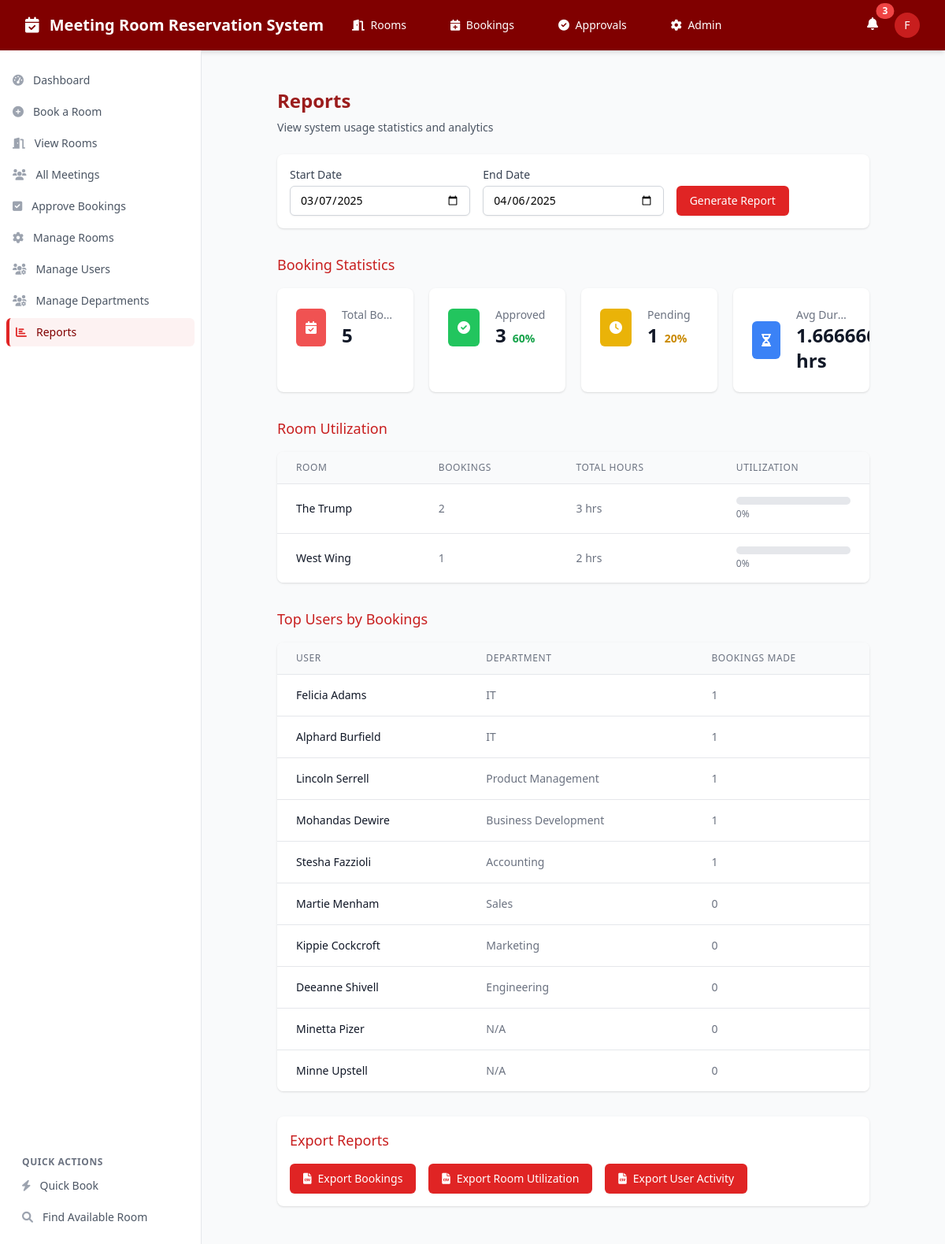
/reports.php (signed in), run on the app's committed database.
### tables this page shows
CREATE TABLE boardrooms (
    room_id INTEGER PRIMARY KEY AUTOINCREMENT,
    room_name TEXT NOT NULL UNIQUE,
    capacity INTEGER NOT NULL,
    location TEXT NOT NULL,
    amenities TEXT, -- JSON string of available amenities
    is_active BOOLEAN DEFAULT TRUE,
    thumbnail_url TEXT -- URL for room image
);

CREATE TABLE users (
    user_id INTEGER PRIMARY KEY AUTOINCREMENT,
    first_name TEXT NOT NULL,
    last_name TEXT NOT NULL,
    email TEXT NOT NULL UNIQUE,
    password TEXT NOT NULL, -- For login authentication
    department_id INTEGER NOT NULL,
    role TEXT DEFAULT 'user', -- 'user', 'approver', or 'admin'
    created_at DATETIME DEFAULT CURRENT_TIMESTAMP,
    FOREIGN KEY (department_id) REFERENCES departments(department_id)
);

### reports.php (the view, shortened to what the rows shown need)
<?php
require_once 'includes/header.php';
$startDate = isset($_GET['start_date']) ? $_GET['start_date'] : date('Y-m-d', strtotime('-30 days'));
$endDate = isset($_GET['end_date']) ? $_GET['end_date'] : date('Y-m-d');
$reportData = [
    'room_utilization' => getRoomUtilizationReport($startDate, $endDate),
    'booking_stats' => getBookingStats($startDate, $endDate),
    'user_activity' => getUserActivityReport($startDate, $endDate)
];
function getRoomUtilizationReport($startDate, $endDate) {
    global $db;
    $stmt = $db->prepare("
        SELECT
            r.room_id,
            r.room_name,
            COUNT(b.booking_id) as booking_count,
            SUM((julianday(b.end_time) - julianday(b.start_time)) * 24) AS total_hours
        FROM boardrooms r
        LEFT JOIN bookings b ON r.room_id = b.room_id
            AND b.status = 'Approved'
            AND b.start_time >= :start_date
            AND b.end_time <= :end_date
        WHERE r.is_active = 1
        GROUP BY r.room_id
        ORDER BY total_hours DESC
    ");
    $stmt->execute([
        ':start_date' => $startDate . ' 00:00:00',
        ':end_date' => $endDate . ' 23:59:59'
    ]);
    return $stmt->fetchAll(PDO::FETCH_ASSOC);
}
function getBookingStats($startDate, $endDate) {
    global $db;
    $stats = [];
    $stmt = $db->prepare("
        SELECT COUNT(*) as total_bookings,
               SUM(CASE WHEN status = 'Approved' THEN 1 ELSE 0 END) as approved,
               SUM(CASE WHEN status = 'Pending' THEN 1 ELSE 0 END) as pending,
               SUM(CASE WHEN status = 'Rejected' THEN 1 ELSE 0 END) as rejected,
               SUM(CASE WHEN status = 'Cancelled' THEN 1 ELSE 0 END) as cancelled
        FROM bookings
        WHERE start_time >= :start_date
        AND end_time <= :end_date
    ");
    $stmt->execute([
        ':start_date' => $startDate . ' 00:00:00',
        ':end_date' => $endDate . ' 23:59:59'
    ]);
    $stats['bookings'] = $stmt->fetch(PDO::FETCH_ASSOC);
    $stmt = $db->prepare("
        SELECT
            AVG((julianday(end_time) - julianday(start_time)) * 24) AS avg_hours
        FROM bookings
        WHERE status = 'Approved'
        AND start_time >= :start_date
        AND end_time <= :end_date
    ");
    $stmt->execute([
        ':start_date' => $startDate . ' 00:00:00',
        ':end_date' => $endDate . ' 23:59:59'
    ]);
    $stats['avg_duration'] = $stmt->fetchColumn();
    return $stats;
}
function getUserActivityReport($startDate, $endDate) {
    global $db;
    $stmt = $db->prepare("
        SELECT
            u.user_id,
            u.first_name || ' ' || u.last_name as user_name,
            COUNT(b.booking_id) as bookings_made,
            d.department_name
        FROM users u
        LEFT JOIN bookings b ON u.user_id = b.user_id
            AND b.start_time >= :start_date
            AND b.end_time <= :end_date
        LEFT JOIN departments d ON u.department_id = d.department_id
        GROUP BY u.user_id
        ORDER BY bookings_made DESC
        LIMIT 10
    ");
    $stmt->execute([
        ':start_date' => $startDate . ' 00:00:00',
        ':end_date' => $endDate . ' 23:59:59'
    ]);
    return $stmt->fetchAll(PDO::FETCH_ASSOC);
}
?>
<main class="py-6 px-4 sm:px-6 lg:px-8">
    <div class="max-w-7xl mx-auto">
        <div class="px-4 sm:px-6 lg:px-8">
            <div class="sm:flex sm:items-center">
                <div class="sm:flex-auto">
                    <h1 class="text-2xl font-bold text-maroon-800">Reports</h1>
                </div>
            </div>
            <div class="mt-8">
                <h2 class="text-lg font-medium text-maroon-700 mb-4">Booking Statistics</h2>
            </div>
            <div class="mt-8">
                <h2 class="text-lg font-medium text-maroon-700 mb-4">Room Utilization</h2>
                <div class="bg-white shadow rounded-lg overflow-hidden">
                    <div class="overflow-x-auto">
                        <table class="min-w-full divide-y divide-gray-200">
                            <thead class="bg-gray-50">
                                <tr>
                                    <th scope="col" class="px-6 py-3 text-left text-xs font-medium text-gray-500 uppercase tracking-wider">
                                        Room
                                    </th>
                                    <th scope="col" class="px-6 py-3 text-left text-xs font-medium text-gray-500 uppercase tracking-wider">
                                        Bookings
                                    </th>
                                    <th scope="col" class="px-6 py-3 text-left text-xs font-medium text-gray-500 uppercase tracking-wider">
                                        Total Hours
                                    </th>
                                    <th scope="col" class="px-6 py-3 text-left text-xs font-medium text-gray-500 uppercase tracking-wider">
                                        Utilization
                                    </th>
                                </tr>
                            </thead>
                            <tbody class="bg-white divide-y divide-gray-200">
                                <?php foreach ($reportData['room_utilization'] as $room): ?>
                                    <tr>
                                        <td class="px-6 py-4 whitespace-nowrap">
                                            <div class="text-sm font-medium text-gray-900"><?= htmlspecialchars($room['room_name']) ?></div>
                                        </td>
                                        <td class="px-6 py-4 whitespace-nowrap text-sm text-gray-500">
                                            <?= $room['booking_count'] ?>
                                        </td>
                                        <td class="px-6 py-4 whitespace-nowrap text-sm text-gray-500">
                                            <?= round($room['total_hours'] ?? 0, 1) ?> hrs
                                        </td>
                                        <td class="px-6 py-4 whitespace-nowrap">
                                            <?php
                                            $maxHours = (strtotime($endDate) - strtotime($startDate)) / (60 * 60) * 8;
                                            $utilization = $maxHours > 0 ? ($room['total_hours'] / $maxHours) * 100 : 0;
                                            ?>
                                            <div class="w-full bg-gray-200 rounded-full h-2.5">
                                            </div>
                                            <div class="text-xs text-gray-500 mt-1"><?= round($utilization) ?>%</div>
                                        </td>
                                    </tr>
                                <?php endforeach; ?>
                            </tbody>
                        </table>
                    </div>
                </div>
            </div>
            <div class="mt-8">
                <h2 class="text-lg font-medium text-maroon-700 mb-4">Top Users by Bookings</h2>
                <div class="bg-white shadow rounded-lg overflow-hidden">
                    <div class="overflow-x-auto">
                        <table class="min-w-full divide-y divide-gray-200">
                            <thead class="bg-gray-50">
                                <tr>
                                    <th scope="col" class="px-6 py-3 text-left text-xs font-medium text-gray-500 uppercase tracking-wider">
                                        User
                                    </th>
                                    <th scope="col" class="px-6 py-3 text-left text-xs font-medium text-gray-500 uppercase tracking-wider">
                                        Department
                                    </th>
                                    <th scope="col" class="px-6 py-3 text-left text-xs font-medium text-gray-500 uppercase tracking-wider">
                                        Bookings Made
                                    </th>
                                </tr>
                            </thead>
                            <tbody class="bg-white divide-y divide-gray-200">
                                <?php foreach ($reportData['user_activity'] as $user): ?>
                                    <tr>
                                        <td class="px-6 py-4 whitespace-nowrap">
                                            <div class="text-sm font-medium text-gray-900"><?= htmlspecialchars($user['user_name']) ?></div>
                                        </td>
                                        <td class="px-6 py-4 whitespace-nowrap text-sm text-gray-500">
                                            <?= htmlspecialchars($user['department_name'] ?? 'N/A') ?>
                                        </td>
                                        <td class="px-6 py-4 whitespace-nowrap text-sm text-gray-500">
                                            <?= $user['bookings_made'] ?>
                                        </td>
                                    </tr>
                                <?php endforeach; ?>
                            </tbody>
                        </table>
                    </div>
                </div>
            </div>
            <div class="mt-8 bg-white shadow rounded-lg p-4">
                <h2 class="text-lg font-medium text-maroon-700 mb-4">Export Reports</h2>
            </div>
        </div>
    </div>
</main>
</body>
</html>

### data on the page
boardrooms: room_name "The Trump", booking_count "2", total_hours "3", utilization "0"
boardrooms: room_name "West Wing", booking_count "1", total_hours "2", utilization "0"
users: user_name "Felicia Adams", department_name "IT", bookings_made "1"
users: user_name "Alphard Burfield", department_name "IT", bookings_made "1"
users: user_name "Lincoln Serrell", department_name "Product Management", bookings_made "1"
users: user_name "Mohandas Dewire", department_name "Business Development", bookings_made "1"
users: user_name "Stesha Fazzioli", department_name "Accounting", bookings_made "1"
users: user_name "Martie Menham", department_name "Sales", bookings_made "0"
users: user_name "Kippie Cockcroft", department_name "Marketing", bookings_made "0"
users: user_name "Deeanne Shivell", department_name "Engineering", bookings_made "0"
users: user_name "Minetta Pizer", department_name "N/A", bookings_made "0"
users: user_name "Minne Upstell", department_name "N/A", bookings_made "0"

### other printed values
$unreadNotifications "3"
substr($_SESSION['first_name'], 0, 1) "F"
$reportData['booking_stats']['bookings']['total_bookings'] "5"
$reportData['booking_stats']['bookings']['approved'] "3"
$reportData['booking_stats']['bookings']['pending'] "1"
